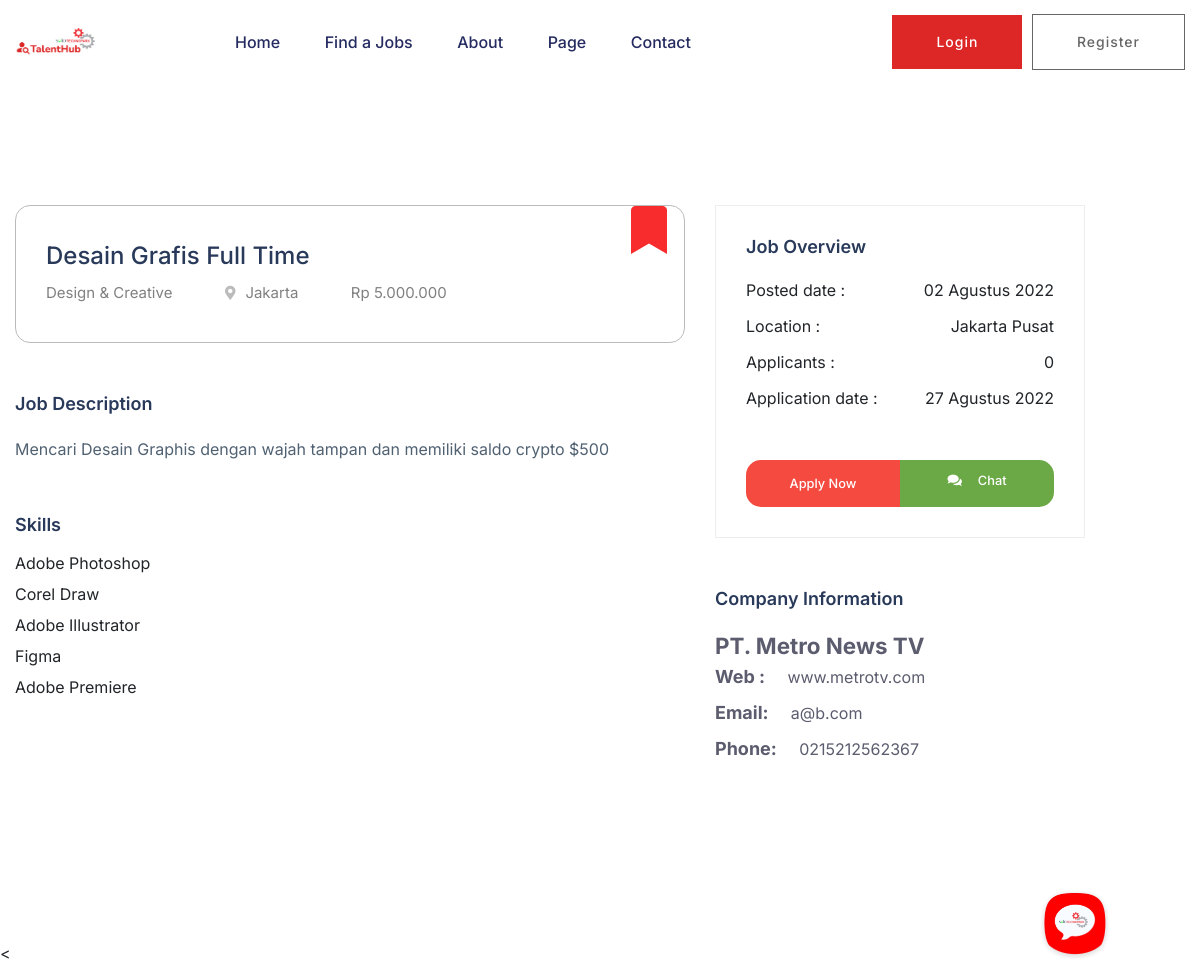
Page /job/detail/8 on the earlier database version.
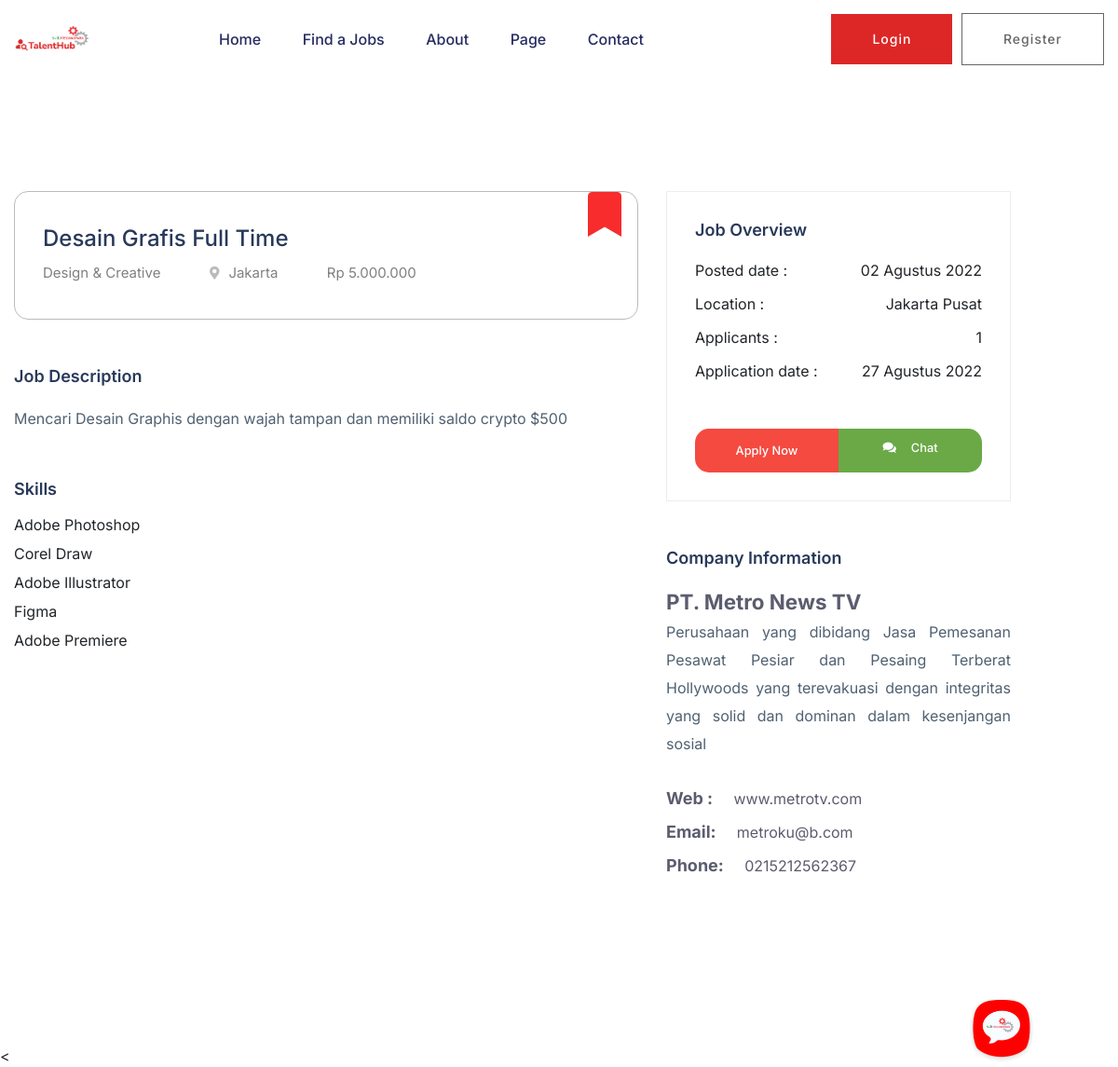
Same page on the later database version.
### tables this page shows
CREATE TABLE IF NOT EXISTS `tbl_master_stp` (
  `stp_id` int(11) NOT NULL AUTO_INCREMENT,
  `stp_nama` varchar(250) DEFAULT NULL,
  `stp_pemilik` varchar(250) DEFAULT NULL,
  `stp_logo` text DEFAULT NULL,
  `stp_facebook` text DEFAULT NULL,
  `stp_instagram` text DEFAULT NULL,
  `stp_website` text DEFAULT NULL,
  `stp_telepon` varchar(50) DEFAULT NULL,
  `stp_email` varchar(150) DEFAULT NULL,
  `stp_alamat` text DEFAULT NULL,
  `stp_tagline` text DEFAULT NULL,
  `stp_brand_icon` text DEFAULT NULL,
  PRIMARY KEY (`stp_id`)
);

CREATE TABLE IF NOT EXISTS `tbl_lowongan_pekerjaan` (
  `lowongan_id` int(11) NOT NULL AUTO_INCREMENT,
  `joblevel_id` int(11) DEFAULT NULL,
  `kategori_id` int(11) NOT NULL,
  `perusahaan_id` int(11) DEFAULT NULL,
  `user_id` int(11) DEFAULT NULL,
  `jabatan_id` int(11) DEFAULT NULL,
  `lowongan_judul` varchar(250) DEFAULT NULL,
  `lowongan_gaji_min` varchar(250) DEFAULT NULL,
  `lowongan_gaji_max` varchar(250) DEFAULT NULL,
  `lowongan_gaji_secret` varchar(50) DEFAULT NULL,
  `lowongan_created_date` datetime DEFAULT NULL,
  `lowongan_end_date` date DEFAULT NULL,
  `lowongan_updated_date` datetime DEFAULT NULL,
  `lowongan_deskripsi` text DEFAULT NULL,
  `lowongan_status` int(11) DEFAULT NULL,
  PRIMARY KEY (`lowongan_id`)
);

CREATE TABLE IF NOT EXISTS `tbl_master_kategori_job` (
  `kategori_id` int(10) NOT NULL AUTO_INCREMENT,
  `kategori_nama` varchar(250) DEFAULT NULL,
  `kategori_status` int(11) DEFAULT NULL,
  `kategori_icon` text DEFAULT NULL,
  PRIMARY KEY (`kategori_id`)
);

CREATE TABLE IF NOT EXISTS `tbl_master_provinsi` (
  `prov_id` char(2) NOT NULL DEFAULT '0',
  `prov_nama` varchar(50) DEFAULT NULL,
  `prov_Lat` varchar(25) NOT NULL,
  `prov_Long` varchar(25) NOT NULL,
  PRIMARY KEY (`prov_id`) USING BTREE
);

CREATE TABLE IF NOT EXISTS `tbl_lowongan_skill` (
  `lowongan_skill_id` int(11) NOT NULL AUTO_INCREMENT,
  `lowongan_id` int(11) NOT NULL DEFAULT 0,
  `skill_id` int(11) NOT NULL DEFAULT 0,
  PRIMARY KEY (`lowongan_skill_id`)
);

CREATE TABLE IF NOT EXISTS `tbl_master_skill` (
  `skill_id` int(10) NOT NULL AUTO_INCREMENT,
  `skill_nama` varchar(250) DEFAULT NULL,
  `skill_status` int(11) DEFAULT 1,
  PRIMARY KEY (`skill_id`)
);

CREATE TABLE IF NOT EXISTS `tbl_master_kabkota` (
  `prov_id` char(2) NOT NULL DEFAULT '0',
  `kabkota_nama` varchar(50) DEFAULT NULL,
  `kabkota_id` int(5) NOT NULL AUTO_INCREMENT,
  PRIMARY KEY (`kabkota_id`)
);

CREATE TABLE IF NOT EXISTS `tbl_perusahaan` (
  `perusahaan_id` int(11) NOT NULL AUTO_INCREMENT,
  `perusahaan_nama` varchar(250) NOT NULL DEFAULT '0',
  `perusahaan_sambutan` text NOT NULL,
  `perusahaan_prov` char(2) DEFAULT '0',
  `perusahaan_kabkota` int(5) DEFAULT 0,
  `perusahaan_alamat` text DEFAULT NULL,
  `perusahaan_telepon` varchar(150) DEFAULT '',
  `perusahaan_email` varchar(150) DEFAULT '',
  `perusahaan_website` varchar(250) DEFAULT '',
  `perusahaan_jml_karyawan` int(11) DEFAULT NULL,
  `perusahaan_logo` text DEFAULT NULL,
  `perusahaan_sampul` text DEFAULT NULL,
  `perusahaan_visitor` int(11) DEFAULT NULL,
  PRIMARY KEY (`perusahaan_id`)
);

### application/controllers/Job.php (called while the page is built, shortened)
<?php
class Job extends CI_Controller
{
	function __construct()
	{
		$this->load->model('Model_query', 'm_query');
	}
	public function detail($id)
	{
		$data['stp'] = $this->db->get('tbl_master_stp')->result();
		$this->db->where('pelamar_id', $this->session->user_id);
		$this->db->where('lowongan_id', $id);
		$data['lamaran'] = $this->db->get('tbl_pelamar_pekerjaan')->num_rows();
		$this->db->where('a.lowongan_id', $id);
		$this->db->join('tbl_perusahaan b', 'b.perusahaan_id=a.perusahaan_id');
		$this->db->join('tbl_master_kategori_job c', 'c.kategori_id=a.kategori_id');
		$this->db->join('tbl_master_provinsi d', 'd.prov_id=b.perusahaan_prov');
		$this->db->join('tbl_master_kabkota e', 'e.kabkota_id=b.perusahaan_kabkota');
		$data['lowongan'] = $this->db->get('tbl_lowongan_pekerjaan a')->result();
		$this->db->where('a.lowongan_id', $id);
		$this->db->join('tbl_master_skill b', 'b.skill_id=a.skill_id', 'left');
		$data['skill'] = $this->db->get('tbl_lowongan_skill a')->result();
		$this->db->where('a.lowongan_id', $id);
		$data['applicants'] = $this->db->get('tbl_pelamar_pekerjaan a')->num_rows();
		$this->load->view('web/header', $data);
		$this->load->view('job/tampilan_detail_job', $data);
		$this->load->view('web/script_include', $data);
	}
}

### index.php (called while the page is built, shortened)
<?php
require_once BASEPATH.'core/CodeIgniter.php';

### application/views/job/tampilan_detail_job.php (the view, shortened to what this page needs)
 <main>
  <?php
  $bulan = array(
    '01' => 'Januari',
    '02' => 'Februari',
    '03' => 'Maret',
    '04' => 'April',
    '05' => 'Mei',
    '06' => 'Juni',
    '07' => 'Juli',
    '08' => 'Agustus',
    '09' => 'September',
    '10' => 'Oktober',
    '11' => 'November',
    '12' => 'Desember'
  );
  ?>
  <?php foreach ($lowongan as $job): ?>
    <div class="job-post-company pt-120 pb-120">
      <div class="container flashdatart" data-title="<?php echo $this->session->flashdata('title'); ?>" data-text="<?php echo $this->session->flashdata('text'); ?>" data-icon="<?php echo $this->session->flashdata('icon'); ?>">
        <div class="row ">
          <div class="col-xl-7 col-lg-8">
            <div class="single-job-items mb-50">
              <div class="job-items">
                <div class="job-tittle">
                  <?php if (!$this->session->login) { ?>
                   <a
                   href="<?php echo base_url() ?>landing/login/<?php echo $job->lowongan_id ?>" class="bookmark_lowongan" data="<?php echo $job->lowongan_id ?>" style="color: #F82C2C;
                   display: block;
                   padding: 4px 33px;
                   text-align: center;
                   background: transparent!important;
                   border: 0px!important;
                   position: absolute;
                   top:-3px;
                   right: 0;
                   margin-bottom: 25px;"><i class="fas fa-bookmark fa-3x"></i></a>
                  <?php } ?>
                  <a href="#">
                    <h4><?php echo $job->lowongan_judul ?></h4>
                  </a>
                  <ul>
                    <li><?php echo $job->kategori_nama; ?></li>
                    <li><i class="fas fa-map-marker-alt"></i><?php echo $job->prov_nama; ?></li>
                    <li>
                     <?php if ($job->lowongan_gaji_secret ==null || $job->lowongan_gaji_secret =='' ) {
                      if (floatval($job->lowongan_gaji_max) > 0) {
                        echo "Rp ".number_format($job->lowongan_gaji_min,0,",",".")." - ".number_format($job->lowongan_gaji_max,0,",",".");
                      }else{
                        echo "Rp ".number_format($job->lowongan_gaji_min,0,",",".");
                      }
                    } ?>
                  </li>
                </ul>
              </div>
            </div>
          </div>
          <div class="job-post-details">
            <div class="post-details1 mb-50">
              <div class="small-section-tittle">
                <h4>Job Description</h4>
              </div>
              <p class="mb-3"  style="font-family: Inter!important;line-height: 15px">  <?php echo $job->lowongan_deskripsi; ?></p>
            </div>
          </div>
          <?php if (count($skill) > 0) { ?>
            <div class="job-post-details">
              <div class="post-details1 mb-50">
                <div class="small-section-tittle">
                  <h4>Skills</h4>
                </div>
                <ul>
                  <?php foreach ($skill as $sk): ?>
                    <li class="mb-3"  style="font-family: Inter!important;line-height: 15px">  <?php echo $sk->skill_nama; ?></li>
                  <?php endforeach ?>
                </ul>
              </div>
            </div>
          <?php  } ?>
        </div>
        <div class="col-xl-4 col-lg-4">
          <div class="post-details3 mb-50">
            <div class="small-section-tittle">
              <h4>Job Overview</h4>
            </div>
            <ul>
              <li>Posted date : <span><?php $tgl_posting = explode(' ', $job->lowongan_created_date);$tgl_tampil = explode('-', $tgl_posting[0]);echo $tgl_tampil[2]." ".$bulan[$tgl_tampil[1]]." ".$tgl_tampil[0]; ?></span></li>
              <li>Location : <span><?php echo $job->kabkota_nama; ?></span></li>
              <li>Applicants : <span><?php echo number_format($applicants,0,",","."); ?></span></li>
              <li>Application date : <span><?php $tgl_end = explode('-', $job->lowongan_end_date);echo $tgl_end[2]." ".$bulan[$tgl_end[1]]." ".$tgl_end[0]; ?></span></li>
            </ul>
            <?php if ($this->session->user_id !=$job->user_id): ?>
              <div class="apply-btn2 btn-group w-100">
                <?php if ($this->session->login) { ?>
                  <?php if($this->session->user_level==2){ ?>
                    <?php if ($lamaran==0) { ?>
                  <a href="javascript:;" class="genric-btn2 danger large w-50 btn_apply" data-lowongan="<?php echo $job->lowongan_id ?>" data-perusahaan="<?php echo $job->perusahaan_nama ?>">Apply Now</a>
                    <?php }else{ ?>
                      <a href="javascript:;" class="genric-btn2 danger large w-50 applied" disabled><i class="fas fa-check mr-2"></i>Applied</a>
                    <?php } ?>
                  <a href="<?php echo base_url() ?>chat/index/<?php echo md5($job->user_id); ?>" class="genric-btn  primary  w-50 "><i class="fas fa-comments mr-3"></i>Chat</a>
                <?php } ?>
                <?php  }else{ ?>
                  <a href="<?php echo base_url() ?>landing/login/<?php echo $job->lowongan_id ?>" class="genric-btn2 danger large w-50">Apply Now</a>
                  <a href="<?php echo base_url() ?>landing/login/<?php echo $job->lowongan_id ?>" class="genric-btn  primary  w-50 "><i class="fas fa-comments mr-3"></i>Chat</a>
                <?php } ?>
              </div>
          <?php endif ?>
        </div>
        <div class="post-details4 mb-50">
          <div class="small-section-tittle">
            <h4>Company Information</h4>
          </div>
          <a  class="btn-perusahaan" style="font-weight: bold;font-size: 1.4em;color: #5b5c6e" href="<?php echo base_url() ?>landing/profil_perusahaan/<?php echo md5($job->perusahaan_id) ?>"><?php echo $job->perusahaan_nama; ?></a>
          <?php if ($job->perusahaan_sambutan!=''): ?>
            <p class="text-justify">
              <?php echo $job->perusahaan_sambutan ?>
            </p>
          <?php endif ?>
          <ul>
            <?php if ($job->perusahaan_website!=''): ?>
              <li>Web : <span> <?php echo $job->perusahaan_website; ?></span></li>
            <?php endif ?>
            <?php if ($job->perusahaan_email!=''): ?>
              <li>Email: <span><?php echo $job->perusahaan_email; ?></span></li>
            <?php endif ?>
            <?php if ($job->perusahaan_telepon!=''): ?>
              <li>Phone: <span><?php echo $job->perusahaan_telepon; ?></span></li>
            <?php endif ?>
          </ul>
        </div>
      </div>
    </div>
  </div>
</div>
<?php endforeach ?>
</main>

### application/views/web/header.php (shortened to what this page needs)
<!DOCTYPE html>
<?php foreach ($stp as $s): ?>
  <html class="no-js" lang="zxx">
  <head>
    <link rel="stylesheet" href="<?php echo base_url() ?>assets/css/bootstrap.min.css" />
    <link rel="stylesheet" href="<?php echo base_url() ?>assets/css/owl.carousel.min.css" />
    <link rel="stylesheet" href="<?php echo base_url() ?>assets/css/flaticon.css" />
    <link rel="stylesheet" href="<?php echo base_url() ?>assets/css/price_rangs.css" />
    <link rel="stylesheet" href="<?php echo base_url() ?>assets/css/slicknav.css" />
    <link rel="stylesheet" href="<?php echo base_url() ?>assets/css/animate.min.css" />
    <link rel="stylesheet" href="<?php echo base_url() ?>assets/css/magnific-popup.css" />
    <link rel="stylesheet" href="<?php echo base_url() ?>assets/css/fontawesome-all.min.css" />
    <link rel="stylesheet" href="<?php echo base_url() ?>assets/css/themify-icons.css" />
    <link rel="stylesheet" href="<?php echo base_url() ?>assets/css/slick.css" />
    <link rel="stylesheet" href="<?php echo base_url() ?>assets/css/nice-select.css" />
    <link rel="stylesheet" href="<?php echo base_url() ?>assets/css/style.css" />
    <link rel="stylesheet" href="<?php echo base_url() ?>assets_admin/css/select2.min.css">
    <link href="https://cdn.jsdelivr.net/npm/summernote@0.8.18/dist/summernote-bs4.min.css" rel="stylesheet">
  </head>
  <body>
    <header>
      <div class="header-area header-transparrent">
        <div class="headder-top header-sticky">
          <div class="container">
            <div class="row align-items-center">
              <div class="col-lg-2 col-md-2">
                <div class="logo">
                  <a href="<?php echo base_url() ?>"
                    ><img src="<?php echo base_url().$s->stp_brand_icon ?>"  style="max-height: 300px" alt=""
                    /></a>
                  </div>
                </div>
                <div class="col-lg-10 col-md-10">
                  <div class="menu-wrapper">
                    <div class="main-menu">
                      <nav class="d-none d-lg-block">
                        <ul id="navigation">
                          <li><a href="<?php echo base_url() ?>">Home</a></li>
                          <li><a href="<?php echo base_url('job/job_listing') ?>">Find a Jobs </a></li>
                          <li><a href="about.html">About</a></li>
                          <li>
                            <a href="#">Page</a>
                          </li>
                          <li><a href="contact.html">Contact</a></li>
                        </ul>
                      </nav>
                    </div>
                    <div class="header-btn d-none f-right d-lg-block">
                      <?php if ($this->session->login==FALSE): ?>
                        <a href="<?php echo base_url('landing/login') ?>" class="btn head-btn1">Login</a>
                        <a href="<?php echo base_url('landing/register') ?>" class="btn head-btn2">Register</a>
        <?php endif ?>
      </div>
    </div>
  </div>
  <div class="col-12">
  </div>
</div>
</div>
</div>
</div>
</header>
<?php endforeach ?>

### application/views/web/script_include.php (shortened to what this page needs)
<?php if ($this->session->login) { ?>
  <?php if ($this->session->user_level!=1): ?>
    <a href="<?php echo base_url() ?>chat/index/<?php echo md5('admin') ?>"><img class="main-chat" src="<?php echo base_url() ?>assets/img/chatbubble.png" onclick="openchat()" style="cursor: pointer;height: 70px!important;width: 70px!important"></a>
  <?php endif ?>
<?php }else{ ?>
    <a href="<?php echo base_url('landing/login') ?>"><img class="main-chat" src="<?php echo base_url() ?>assets/img/chatbubble.png" style="cursor: pointer;height: 70px!important;width: 70px!important"></a><
<?php }?>
</body>
</html>

### application/views/web/header.php (style rules this page uses)
html, body { height: 100%; }

### application/views/web/script_include.php (style rules this page uses)
.main-chat { position: fixed; bottom: -25px; right: 60px; margin-bottom: 30px; margin-right: 30px; cursor: pointer; }

Differences in the rows shown:
changed through a linked row, tbl_lowongan_pekerjaan "Desain Grafis Full Time": applicants "0" → "1"; perusahaan.perusahaan_sambutan (not shown) → "Perusahaan yang dibidang Jasa Pemesanan Pesawat Pesiar dan Pesaing Terberat Hollywoods yang terevakuasi dengan integritas yang solid dan dominan dalam kesenjangan sosial"; perusahaan.perusahaan_email "a@b.com" → "metroku@b.com"
